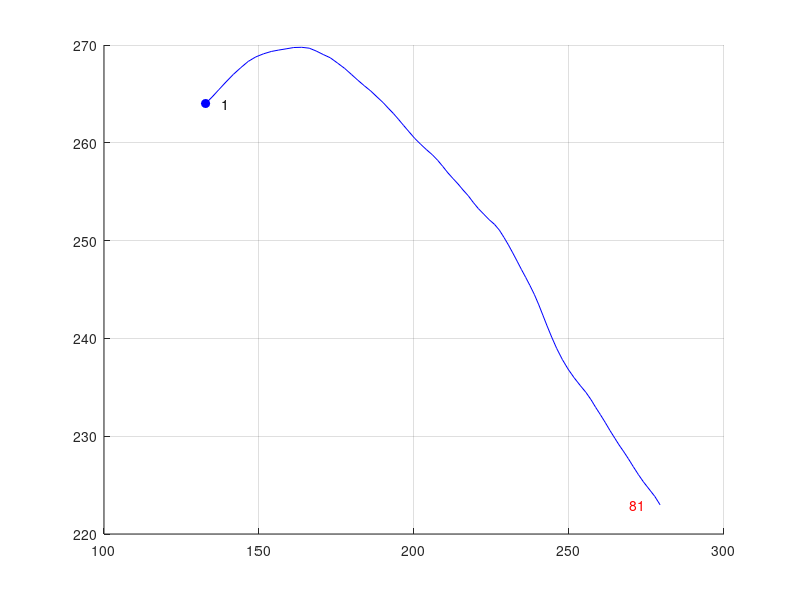

The MATLAB script that drew this image: (Note: this script raises an error after producing the figure.)
%% PMBM and PMB implementations with arbitrary clutter

close all
clear
clc
dbstop if error

rng (2022)

plot_enable = true;

%% Parameters of multi-object dynamic model

%scenario: targets are born from a Gaussian density with covariance covering the entire field-of-view and move randomly.

%survival probability
Ps = 0.99;

%Target kinematic state [x-position,y-position,x-velocity,y-velocity]
%Target extent state [orientation,semi-axis length 1,semi-axis length 2]

%Parameters of a nearly constant velocity motion model
%kinematic state dimension
dxr = 4;
%time interval
Ts = 1;
%transition matrix for kinematic state
Ar = [1 0 Ts 0;
    0 1 0 Ts;
    0 0 1 0;
    0 0 0 1];
%process noise
q = 0.01;
%process noise covariance matrix for kinematic state
Cwr = q*[Ts^3/3 0      Ts^2/2 0;
    0      Ts^3/3 0      Ts^2/2;
    Ts^2/2 0      Ts     0;
    0      Ts^2/2 0      Ts];
%measurement rate parameter used for prediction of gamma distribution
eta = 1.05;
%forgetting factor used for prediction of inverse-Wishart distribution
tau = 20;

%struct representation
motionmodel.Ps = Ps;
motionmodel.Ts = Ts;
motionmodel.dxr = dxr;
motionmodel.Ar = Ar;
motionmodel.Cwr = Cwr;
motionmodel.eta = eta;
motionmodel.tau = tau;

%Poisson birth model with Gaussian intensity
%Poisson intensity
birthmodel = struct('w',log(0.1),'xr',[],'Cr',diag([50 50 1 1])^2,'V',[],'v',100,'alpha',500,'beta',100);
%specify kinematic state (x-position,y-position,x-velocity,y_velocity)
birthmodel.xr = [150 150 0 0]';
%specify extent state (orientation,two axis lengths)
birthmodel.V = (100+6)*diag([4 4]);
%Poisson birth rate
b_lambda_0 = 5;
b_lambda = exp(birthmodel.w);

%% Parameters of multi-object measurement model

%detection probability
Pd = 0.9;
%Poisson clutter rate
c_lambda = 20;

%surveillance area
range_x = [0 300];
range_y = [0 300];

%PPP clutter with uniform density
c_pdf = 1/(range_x(2)-range_x(1))/(range_y(2)-range_y(1));
%Poisson clutter intensity
c_intensity = c_lambda*c_pdf;

%stationary clutter source
%number of sources
n_s_clutter = 4;
stationary_clutter = repmat(struct('p_d_clutter',0.98,'lambda_clutter',10,'x_clutter',[],'X_clutter',diag([2 2])),n_s_clutter,1);
stationary_clutter(1).x_clutter = [100;100];
stationary_clutter(2).x_clutter = [100;200];
stationary_clutter(3).x_clutter = [200;100];
stationary_clutter(4).x_clutter = [200;200];

%Parameters of a linear Gaussian measurement model
%measurement dimension
dz = 2;
%observation matrix
H = [1 0 0 0;0 1 0 0];
%covariance of the multiplicative noise
Ch = diag([1/4 1/4]);
%covariance of the measurement noise
Cv = diag([1/4 1/4]);

%struct representation
measmodel.dz = dz;
measmodel.H = H;
measmodel.Ch = Ch;
measmodel.Cv= Cv;
measmodel.Pd = Pd;
measmodel.c_intensity = c_intensity;

%% Generating ground truth

%total time steps
T = 81;

%create memory to store ground truth
%birth time, death time, target state
gt = struct('x_bt',[],'x_dt',[],'x_lambda',[],'xr',[],'X',[]);

%number of targets
nt = 0;
for i = 1:T-1
    %sample the number of newborn targets
    nb = poissrnd(b_lambda);
    %for the first time step, make sure that at least one target is born
    if i == 1
        nb = poissrnd(b_lambda_0);
        if nb == 0
            nb = 1;
        end
    end
    for j = 1:nb
        %number of targets increases by 1
        nt = nt + 1;
        %sample a Gaussian component in the Poisson birth intensity
        b_idx = find(rand < cumsum([0 exp([birthmodel.w])]/b_lambda),1) - 1;
        %sample an initial target state
        gt(nt).x_bt = i;
        gt(nt).x_dt = i;
        %assume fixed Poisson rate
        gt(nt).x_lambda = gamrnd(birthmodel(b_idx).alpha,1/birthmodel(b_idx).beta);
        gt(nt).xr = mvnrnd(birthmodel(b_idx).xr',birthmodel(b_idx).Cr)';
        gt(nt).X = iwishrnd(birthmodel(b_idx).V,birthmodel(b_idx).v-3);
    end
    %generate target trajectory for all the newborn targets
    for j = 1:nt
        %termintate the trajectory if the target dies or moves out of the surveillance area
        %also assumes that no target dies if there is only one
        if (rand < Ps || nt==1) && gt(j).xr(1,end) >= range_x(1) && gt(j).xr(1,end) <= range_x(2) && gt(j).xr(2,end) >= range_y(1) && gt(j).xr(2,end) <= range_y(2) && gt(j).x_dt == i
            gt(j).x_dt = i+1;
            gt(j).x_lambda = [gt(j).x_lambda gt(j).x_lambda(end)];
            %add motion noise when generating trajectory
            gt(j).xr = [gt(j).xr mvnrnd((Ar*gt(j).xr(:,end))',Cwr)'];
            gt(j).X = cat(3,gt(j).X,gt(j).X(:,:,end));
        end
    end
end

%cardinality of multi-target states
card = zeros(T,1);
for i = 1:T
    for j = 1:nt
        if gt(j).x_bt <= i && gt(j).x_dt >= i
            card(i) = card(i) + 1;
        end
    end
end

%% Plot ground truth

if plot_enable
    figure
    grid on
    hold on
    for i = 1:nt
        %plot trajectory
        plot(gt(i).xr(1,1),gt(i).xr(2,1),'b','Marker','o','MarkerFaceColor','b');
        text(gt(i).xr(1,1)+5,gt(i).xr(2,1),int2str(gt(i).x_bt))
        text(gt(i).xr(1,end)-10,gt(i).xr(2,end),int2str(gt(i).x_dt),'Color','red')
        gt_ks_plot = plot(gt(i).xr(1,:),gt(i).xr(2,:),'b');
        %plot extent for every 10 time steps
        for j = 1:10:(gt(i).x_dt - gt(i).x_bt + 1)
            gt_es_plot = plot_extent_iw(gt(i).xr(1:2,j),gt(i).X(:,:,j),'-','b',1);
        end
    end
    %plot stationary source
    for i = 1:n_s_clutter
        sc_plot = plot_extent_iw(stationary_clutter(i).x_clutter,stationary_clutter(i).X_clutter,'-','k',2);
    end
    xlim(range_x)
    ylim(range_y)
    xlabel('x position (m)')
    ylabel('y position (m)')
%     legend([gt_ks_plot, gt_es_plot, sc_plot], {'Target trajectory','Target extent','Stationary source'},'location','best');
end

%% Generate measurements

Z = cell(T,1);
%target-generated measurements
for i = 1:nt
    for t = gt(i).x_bt:gt(i).x_dt
        %generate measurements only if the target is detected
        %no misdetection at time 1
        if rand < Pd || t == 1
            nz = poissrnd(gt(i).x_lambda(t-gt(i).x_bt+1));
            Z{t} = [Z{t} mvnrnd(gt(i).xr(1:2,t-gt(i).x_bt+1)',Ch*gt(i).X(:,:,t-gt(i).x_bt+1)+Cv,nz)'];
        end
    end
end

%append Poisson clutter
for i = 1:T
    nz = poissrnd(c_lambda);
    zx = rand(nz,1)*(range_x(2)-range_x(1)) + range_x(1);
    zy = rand(nz,1)*(range_y(2)-range_y(1)) + range_y(1);
    Z{i} = [Z{i} [zx zy]'];
end

%append stationary clutter
for i = 1:T
    for j = 1:n_s_clutter
        if rand < stationary_clutter(j).p_d_clutter
            nz = poissrnd(stationary_clutter(j).lambda_clutter);
            zc = mvnrnd(stationary_clutter(j).x_clutter',stationary_clutter(j).X_clutter,nz)';
            Z{i} = [Z{i} zc];
        end
    end
end

%% Run filter

%paramter setting

%gate size in probability
% paras.gating.Pg = 0.999;
% paras.gating.size = chi2inv(paras.gating.Pg,dz);
paras.gating.size = 20;
%hyperparameters in DBSCAN
paras.dbscan.max_dist = 5;
paras.dbscan.min_dist = 0.2;
paras.dbscan.grid_dist = 0.1;

%pruning threshold for global hypotheses
paras.pruning.w = log(1e-2);
%pruning threshold for ppp intensity
paras.pruning.ppp = log(1e-3);
%merging threshold for ppp intensity
paras.merging.ppp = 2;
%cap of global hypotheses
paras.cap.w = 20;
%pruning threshold for Bernoulli
paras.pruning.r = 1e-3;
%whether to perform recycling
paras.recycle = false;
if paras.recycle
    paras.pruning.r = 1e-1;
end

%whether to perform MB approximation
paras.mb_approx = true;
%M-best assignments in Murty
paras.M = 20;

%estimator to extract multi-target state
paras.estimator = 1;
%estimator 1: extract state from global hypothesis with the highest weight and Bernoulli components with large enough probability of existence
%estimator 2: MAP cardinality estimator
%threshold to extract state estimate from Bernoulli
paras.estimate.r = 0.4;

%parameters of GOSPA metric
gospa.p = 2;
gospa.c = 20;
gospa.alpha = 2;

%initialisation parameters
%global hypothesis weight in logarithm
mbm.w = 0;
%global hypothesis look-up table
mbm.table = zeros(1,0);
%local hypothesis trees (collections of single target hypotheses)
mbm.track = cell(0,1);
%each Bernoulli is parameterised by 1) existence probability r, 2) mean and covariance of the kinematic state xr, Cr, 3) parameters of the extent state V, v, 4) parameters of gamma distribution alpha, beta.
%PPP for undetected targets, initialised using birth model
ppp = birthmodel;

%memory to store state estimate
est = cell(T,1);
card_est = zeros(T,1);
t_elapsed = zeros(T,1);
%recursive Bayesian estimation
fprintf('Time step: ')
for t = 1:T

    fprintf('%d ',t)
    tic

    %ellipsoidal gating for detected targets
    %use a boolean vector to store the gating result of each local hypothesis
    gating_matrix_d = cellfun(@(x) cell2mat(arrayfun(@(x) ellips_gating(x,Z{t},measmodel,paras.gating.size),x,'uniformoutput',false)),mbm.track,'uniformoutput',false);

    %ellipsoidal gating for undetected targets
    %use a boolean vector to store the gating result of each component
    gating_matrix_u = cell2mat(arrayfun(@(x) ellips_gating(x,Z{t},measmodel,paras.gating.size),ppp,'uniformoutput',false)');

    %ellipsoidal gating for stationary sources
    %use a boolean vector to store the gating result of each stationary source
    gating_matrix_s = cell2mat(arrayfun(@(x) ellips_gating_clutter(Z{t},x,paras.gating.size),stationary_clutter,'uniformoutput',false)');

    %remove unused measurements according to the gating result
    %gating result of all targets
    %number of tracks
    n_track = length(mbm.track);
    if n_track > 0
        gating = logical(sum(gating_matrix_u,2) + sum(gating_matrix_s,2) + sum(cell2mat(gating_matrix_d'),2));
    else
        gating = logical(sum(gating_matrix_u,2) + sum(gating_matrix_s,2));
    end

    %used measurements
    W = Z{t}(:,gating);
    %number of measurements after gating
    nm = size(W,2);

    %reconstruct gating matrix
    gating_matrix_d = cellfun(@(x) x(gating,:),gating_matrix_d,'uniformoutput',false);
    gating_matrix_u = gating_matrix_u(gating,:);
    gating_matrix_s = gating_matrix_s(gating,:);
    %use DBSCAN to obtain multiple partitions
    partitions = gen_partitions(W,paras.dbscan,n_track);
    %number of partitions
    np = length(partitions);

    %find all the unique clusters in all measurement partitions
    [clusters,IA,IC] = unique(cell2mat(partitions')','rows');
    clusters = clusters';
    n_clusters = length(IA);
    %reconstruct partitions to let it contain indices of clusters
    nc_p = cellfun(@(x) size(x,2),partitions);
    partitions_indices = cell(np,1);
    idx = 0;
    for i = 1:np
        partitions_indices{i} = IC(idx+1:idx+nc_p(i));
        idx = idx + nc_p(i);
    end

    %create clutter hypotheses for stationary sources
    stationary_hypo = repmat(struct('c',[],'lik',[]),n_s_clutter,1);
    for i = 1:n_s_clutter
        %no clutter hypothesis
        stationary_hypo(i).c = 0;
        stationary_hypo(i).lik = log(1-stationary_clutter(i).p_d_clutter+stationary_clutter(i).p_d_clutter*exp(-stationary_clutter(i).lambda_clutter));
        %create a clutter hypothesis for each clutter
        for c = 1:n_clusters
            %check if the cth clutter is in the gate
            if sum(gating_matrix_s(:,i)-clusters(:,c)<0) == 0
                stationary_hypo(i).c(end+1) = c;
                stationary_hypo(i).lik(end+1) = log(stationary_clutter(i).p_d_clutter)-stationary_clutter(i).lambda_clutter+clutter_lik(W(:,clusters(:,c)),stationary_clutter(i));
            end
        end
    end

    %create single target hypotheses for newly detected targets
    bern_new = repmat(struct('r',0,'xr',zeros(dxr,1),'Cr',ones(dxr,dxr),'V',zeros(2,2),'v',0,'alpha',1,'beta',1),1,n_clusters);
    lik_new = zeros(n_clusters,1);
    for c = 1:n_clusters
        %check if the cth cluster is in the gate of any ppp components
        ppp_idx = sum(gating_matrix_u-clusters(:,c)<0) == 0;
        if any(ppp_idx)
            [lik_new(c),bern_new(c)] = ppp_upd(ppp(ppp_idx),W(:,clusters(:,c)),measmodel);
        else
            %if not, they are all Poisson clutter
            lik_new(c) = sum(clusters(:,c))*log(measmodel.c_intensity);
        end
    end

    %create updated single target hypotheses for detected targets
    %number of single target hypotheses per track
    n_local_hypo = cellfun('length',mbm.track);
    tracks_upd = cell(n_track,1);
    for i = 1:n_track
        tracks_upd{i} = cell(n_local_hypo(i),1);
        for j = 1:n_local_hypo(i)
            %misdetection for the jth single target hypothesis under the ith local hypothesis tree
            [l_missed,bern_missed] = bern_miss(mbm.track{i}(j),measmodel);
            tracks_upd{i}{j}.c = 0;
            tracks_upd{i}{j}.lik = l_missed;
            tracks_upd{i}{j}.bern = bern_missed;
            %measurement update for the jth single target hypothesis under the ith local hypothesis tree
            for c = 1:n_clusters
                %check if the cth cluster is in the gate of the corresponding single target hypothesis
                if sum(gating_matrix_d{i}(:,j)-clusters(:,c)<0) == 0
                    [l_upd,bern_updated] = bern_upd(mbm.track{i}(j),W(:,clusters(:,c)),measmodel);
                    tracks_upd{i}{j}.c(end+1) = c;
                    tracks_upd{i}{j}.lik(end+1) = l_upd;
                    tracks_upd{i}{j}.bern(end+1) = bern_updated;
                end
            end
        end
    end

    tracks_new = cell(n_clusters,1);
    for c = 1:n_clusters
        tracks_new{c}.c = [0 c];
        tracks_new{c}.lik = [0 lik_new(c)];
        tracks_new{c}.bern = struct('r',0,'xr',zeros(dxr,1),'Cr',ones(dxr,dxr),'V',zeros(2,2),'v',0,'alpha',1,'beta',1);
        tracks_new{c}.bern = [tracks_new{c}.bern bern_new(c)];
    end

    %reset m to the number of new tracks
    m = length(tracks_new);

    %update local hypothesis trees
    mbm_upd.track = cell(n_track+m,1);
    for i = 1:n_track
        idx = 0;
        for j = 1:length(tracks_upd{i})
            mbm_upd.track{i} = [mbm_upd.track{i} tracks_upd{i}{j}.bern];
            %use an extra variable to record the index of each new single target hypothesis in local hypothesis tree i
            n_ij = length(tracks_upd{i}{j}.c);
            tracks_upd{i}{j}.idx = (1:n_ij) + idx;
            idx = idx + n_ij;
        end
    end
    for i = 1:m
        mbm_upd.track{n_track+i,1} = tracks_new{i}.bern;
    end

    %data association for each global association hypothesis
    mbm_upd.w = [];
    mbm_upd.table = zeros(0,n_track+m);
    A = length(mbm.w);
    for a = 1:A
        a_indices = mbm.table(a,:);
        costs_temp = 0;
        for j = 1:n_track
            if a_indices(j) > 0
                single_hypo = tracks_upd{j}{a_indices(j)};
                costs_temp = costs_temp + single_hypo.lik(1);
            end
        end
        %if there is no measurement partition, all the targets are misdetected
        if n_clusters==0
            table_upd = zeros(1,n_track+m);
            w_upd = 0;
            for j = 1:n_track
                if a_indices(j) > 0
                    table_upd(1,j) = tracks_upd{j}{a_indices(j)}.idx(1);
                    w_upd = w_upd + tracks_upd{j}{a_indices(j)}.lik(1);
                end
            end
            for j = n_track+1:n_track+m
                table_upd(1,j) = 1;
            end
            mbm_upd.w = [mbm_upd.w;w_upd + mbm.w(a)];
            mbm_upd.table = [mbm_upd.table;table_upd];
        end
        %go through each measurement partition
        for p = 1:np
            %find all the clusters under this partition
            p_idx = partitions_indices{p};
            %number of clusters under this partition
            p_n = length(p_idx);
            %construct cost matrix
            C = inf(p_n,n_track+m);
            for j = 1:n_track
                if a_indices(j) > 0
                    single_hypo = tracks_upd{j}{a_indices(j)};
                    %set cost for detected targets
                    [LIA,LOCB] = ismember(single_hypo.c,p_idx);
                    C(LOCB(LOCB>0),j) = -single_hypo.lik(LIA)' + single_hypo.lik(1);
                end
            end
            %set cost for undetected targets
            for j = n_track+1:n_track+m
                single_hypo = tracks_new{j-n_track};
                [LIA,LOCB] = ismember(single_hypo.c,p_idx);
                C(LOCB(LOCB>0),j) = -single_hypo.lik(LIA)';
            end

            %construct cost matrix for stationary sources
            costs_temp_ac =  costs_temp;
            C_s = inf(p_n,n_s_clutter);
            for j = 1:n_s_clutter
                [LIA,LOCB] = ismember(stationary_hypo(j).c,p_idx);
                if any(LOCB>0)
                    C_s(LOCB(LOCB>0),j) = -stationary_hypo(j).lik(LIA)' + stationary_hypo(j).lik(1);
                    costs_temp_ac = costs_temp_ac + stationary_hypo(j).lik(1);
                end
            end

            %combine cost matrices
            C = [C C_s];

            %find columns of C that contain finite entries
            idx = find(sum(isfinite(C),1) > 0);
            C = C(:,idx);
            %find M-best assignments using Murty's algorithm
            [assignments,~,costs] = kBest2DAssign(C,ceil(paras.M*exp(mbm.w(a))));
            assignments = assignments';
            costs = costs';
            %number of assignments
            n_a = size(assignments,1);
            %restore track indices
            for i = 1:n_a
                assignments(i,:) = idx(assignments(i,:));
            end

            table_upd = zeros(n_a,n_track+m);
            %update the glocal hypothesis look-up table and weight
            for i = 1:n_a
                %go through each association in a given assignment
                for j = 1:p_n
                    %check if detected targets or undetected targets, otherwise cluster is assigned to stationary sources
                    assoc = assignments(i,j);
                    if assoc <= n_track
                        %find the index of the corresponding cluster
                        table_upd(i,assoc) = tracks_upd{assoc}{a_indices(assoc)}.idx(tracks_upd{assoc}{a_indices(assoc)}.c == p_idx(j));
                    elseif assoc <= n_track+m
                        %find the index of the corresponding cluster
                        table_upd(i,assoc) = find(tracks_new{assoc-n_track}.c == p_idx(j),1);
                    end
                end
                %go through each unassociated track
                unassign = true(n_track+m,1);
                unassign(assignments(i,assignments(i,:)<=n_track+m)) = false;
                unassign = find(unassign);
                for j = 1:length(unassign)
                    if unassign(j) <= n_track
                        temp = a_indices(unassign(j));
                        if temp > 0
                            table_upd(i,unassign(j)) = tracks_upd{unassign(j)}{temp}.idx(1);
                        else
                            table_upd(i,unassign(j)) = 0;
                        end
                    else
                        table_upd(i,unassign(j)) = 1;
                    end
                end
            end

            %when computing the global hypothesis weight, assume that each measurement partition is equal likely, i.e., uniform distributed
            mbm_upd.w = [mbm_upd.w;-costs'+costs_temp_ac+mbm.w(a)];
            mbm_upd.table = [mbm_upd.table;table_upd];
        end
    end

    %normalise global hypothesis weight
    mbm_upd.w = normalizeLogWeights(mbm_upd.w);
    %prune updated global hypotheses with small weights
    [mbm_upd_w,order] = sort(exp(mbm_upd.w),'descend');
    pos = find(cumsum(mbm_upd_w)>=1-exp(paras.pruning.w),1);
    mbm_upd.w = mbm_upd.w(order(1:pos));
    mbm_upd.table = mbm_upd.table(order(1:pos),:);
    mbm_upd.w = normalizeLogWeights(mbm_upd.w);
    if ~paras.mb_approx
        %cap the number of global hypotheses
        if length(mbm_upd.w) > paras.cap.w
            [~,idx] = sort(mbm_upd.w,'descend');
            mbm_upd.w = mbm_upd.w(idx(1:paras.cap.w));
            mbm_upd.w = normalizeLogWeights(mbm_upd.w);
            mbm_upd.table = mbm_upd.table(idx(1:paras.cap.w),:);
        end
    end

    %remove single target hypotheses with small probability of existence
    for i = 1:length(mbm_upd.track)
        idx = find(([mbm_upd.track{i}.r] < exp(paras.pruning.ppp)) | ([mbm_upd.track{i}.alpha]./[mbm_upd.track{i}.beta] < 1) | ([mbm_upd.track{i}.v] < 7));
        for j = 1:length(idx)
            mbm_upd.table(mbm_upd.table(:,i) == idx(j),i) = 0;
        end
        %re-index
        idx_0 = mbm_upd.table(:,i) > 0;
        [idx,~,temp] = unique(mbm_upd.table(idx_0,i));
        mbm_upd.table(idx_0,i) = temp;
        mbm_upd.track{i} = mbm_upd.track{i}(idx);
    end
    %remove empty track
    idx = ~cellfun('isempty',mbm_upd.track);
    mbm_upd.track = mbm_upd.track(idx);
    mbm_upd.table = mbm_upd.table(:,idx);
    if isempty(mbm_upd.table)
        mbm_upd.table = zeros(1,0);
        mbm_upd.track = cell(0,1);
        mbm_upd.w = 0;
    end

    %merge rows of global hypothesis look-up table that are the same
    if length(mbm_upd.w) > 1
        [mbm_upd.table,~,IC] = unique(mbm_upd.table,'rows');
        n_a = size(mbm_upd.table,1);
        temp = zeros(n_a,1);
        for i = 1:n_a
            [~,temp(i)] = normalizeLogWeights(mbm_upd.w(IC==i));
        end
        mbm_upd.w = temp;
    end

    %misdetection update of ppp
    ppp = ppp_miss(ppp,measmodel);

    %number of global hypotheses and tracks
    n_mb = size(mbm_upd.table,1);

    %%%%%%%%%%%%%%%%%%%%%%%%%%%%%%%%%%%%%%%%%%%%%%%%%%%%%%%%%%%%%%%%%%%%%%%
    if paras.mb_approx && n_mb > 1
        %find tracks with only one single target hypothesis being included in any of the global hypotheses
        idx = sum(mbm_upd.table - 1,1) ~= 0;
        mbm_upd.track = [mbm_upd.track(idx);mbm_upd.track(~idx)];
        mbm_upd.table = [mbm_upd.table(:,idx) mbm_upd.table(:,~idx)];

        %track-oriented merging
        %number of tracks with conflicts
        n_track_t = length(idx);
        for i = 1:n_track_t
            %compute marginal probability that the single target hypothesis in track i is included in the global hypothesis
            c = unique(mbm_upd.table(:,i));
            c = c(c>0);
            lc = length(c);
            w_margin = zeros(lc,1);
            for j = 1:lc
                %find all the global hypotheses that contain this single target hypothesis and compute the log sum of the weights
                [~,log_sum_w] = normalizeLogWeights(mbm_upd.w(mbm_upd.table(:,i)==c(j)));
                %also take into account the probability of existence
                w_margin(j) = log_sum_w + log(mbm_upd.track{i}(c(j)).r);
            end
            %perform moment matching
            [w_margin_n,log_sum_w] = normalizeLogWeights(w_margin);
            mb_approx(i).r = exp(log_sum_w);
            [mb_approx(i).xr,mb_approx(i).Cr] = kinematic_merge(mbm_upd.track{i},w_margin_n);
            [mb_approx(i).V,mb_approx(i).v] = extent_merge(mbm_upd.track{i},w_margin_n);
            [mb_approx(i).alpha,mb_approx(i).beta] = gamma_merge(mbm_upd.track{i},w_margin_n);
        end

        %track-oriented merging
        for i = 1:n_track_t
            mbm_upd.track{i} = mb_approx(i);
        end

        mbm_upd.w = 0;
        mbm_upd.table = ones(1,n_track_t);

        %recycle tracks with small probability of existence
        idx_logical = (cellfun(@(x) x.r, mbm_upd.track) >= paras.pruning.r) & (cellfun(@(x) x.alpha, mbm_upd.track)./cellfun(@(x) x.beta, mbm_upd.track) > 1) & (cellfun(@(x) x.v, mbm_upd.track) > 7);
        if paras.recycle
            idx = find(~idx_logical);
            for j = 1:length(idx)
                ppp(end+1,1).w = log(mbm_upd.track{idx(j)}.r);
                ppp(end,1).xr = mbm_upd.track{idx(j)}.xr;
                ppp(end,1).Cr = mbm_upd.track{idx(j)}.Cr;
                ppp(end,1).V = mbm_upd.track{idx(j)}.V;
                ppp(end,1).v = mbm_upd.track{idx(j)}.v;
                ppp(end,1).alpha = mbm_upd.track{idx(j)}.alpha;
                ppp(end,1).beta = mbm_upd.track{idx(j)}.beta;
            end
        end
        %delete these single target hypotheses
        mbm_upd.track = mbm_upd.track(idx_logical);
        mbm_upd.table = mbm_upd.table(idx_logical);
        if isempty(mbm_upd.table)
            mbm_upd.table = zeros(1,0);
            mbm_upd.track = cell(0,1);
            mbm_upd.w = 0;
        end

        %%%%%%%%%%%%%%%%%%%%%%%%%%%%%%%%%%%%%%%%%%%%%%%%%%%%%%%%%%%%%%%%%%%%%%%
    else
        %recycle single target hypotheses with small probability of existence
        for i = 1:length(mbm_upd.track)
            idx = find(([mbm_upd.track{i}.r] < paras.pruning.r) | ([mbm_upd.track{i}.alpha]./[mbm_upd.track{i}.beta] < 1) | ([mbm_upd.track{i}.v] < 7));
            %for each single target hypothesis to be recycled, find global
            %hypotheses that include it
            for j = 1:length(idx)
                temp = mbm_upd.table(:,i)==idx(j);
                mbm_upd.table(temp,i) = 0;
                if paras.recycle
                    [~,log_sum_w] = normalizeLogWeights(mbm_upd.w(temp));
                    ppp(end+1,1).w = log_sum_w+log(mbm_upd.track{i}(idx(j)).r);
                    ppp(end,1).xr = mbm_upd.track{i}(idx(j)).xr;
                    ppp(end,1).Cr = mbm_upd.track{i}(idx(j)).Cr;
                    ppp(end,1).V = mbm_upd.track{i}(idx(j)).V;
                    ppp(end,1).v = mbm_upd.track{i}(idx(j)).v;
                    ppp(end,1).alpha = mbm_upd.track{i}(idx(j)).alpha;
                    ppp(end,1).beta = mbm_upd.track{i}(idx(j)).beta;
                end
            end
            %delete these single target hypotheses
            %re-index
            idx_0 = mbm_upd.table(:,i) > 0;
            [idx,~,temp] = unique(mbm_upd.table(idx_0,i));
            mbm_upd.table(idx_0,i) = temp;
            mbm_upd.track{i} = mbm_upd.track{i}(idx);
        end
        %remove empty track
        idx = ~cellfun('isempty',mbm_upd.track);
        mbm_upd.track = mbm_upd.track(idx);
        mbm_upd.table = mbm_upd.table(:,idx);
        if isempty(mbm_upd.table)
            mbm_upd.table = zeros(1,0);
            mbm_upd.track = cell(0,1);
            mbm_upd.w = 0;
        end

        %merge rows of global hypothesis look-up table that are same
        if length(mbm_upd.w) > 1
            [mbm_upd.table,~,IC] = unique(mbm_upd.table,'rows');
            n_a = size(mbm_upd.table,1);
            temp = zeros(n_a,1);
            for i = 1:n_a
                [~,temp(i)] = normalizeLogWeights(mbm_upd.w(IC==i));
            end
            mbm_upd.w = temp;
        end
    end

    %remove ppp components with small weights
    idx = ([ppp.w] > paras.pruning.ppp) & ([ppp.alpha]./[ppp.beta] > 1) & ([ppp.v] > 7);
    ppp = ppp(idx);
    if ~paras.mb_approx
        %merge similar ppp components
        ppp = mixtureReduction(ppp,paras.merging.ppp);
    end

    %multi-target state estimation
    if paras.estimator == 1
        %find the global hypothesis with the highest weight
        [~,I] = max(mbm_upd.w);
        est{t}.xr = zeros(dxr,0);
        est{t}.X = zeros(2,2,0);
        if ~isempty(mbm_upd.table)
            hypo_best = mbm_upd.table(I,:);
            for i = 1:length(hypo_best)
                if mbm_upd.table(I,i) > 0
                    %extract state estimate from Bernoulli component with large
                    %enough probability of existence
                    if mbm_upd.track{i}(mbm_upd.table(I,i)).r > paras.estimate.r
                        card_est(t) = card_est(t) + 1;
                        est{t}.xr = [est{t}.xr mbm_upd.track{i}(mbm_upd.table(I,i)).xr];
                        est{t}.X = cat(3,est{t}.X,mbm_upd.track{i}(mbm_upd.table(I,i)).V/(mbm_upd.track{i}(mbm_upd.table(I,i)).v-6));
                    end
                end
            end
        end
        est{t}.card = size(est{t}.xr,2);
    elseif paras.estimator == 2
        %compute the cardinality distribution
        [n_a,n_track] = size(mbm_upd.table);
        card_dist = zeros(1,n_track+1);
        pcard = zeros(n_a,n_track+1);
        for i = 1:n_a
            r = [];
            for j = 1:n_track
                if mbm_upd.table(i,j) > 0
                    r = [r mbm_upd.track{j}(mbm_upd.table(i,j)).r];
                end
            end
            if ~isempty(r)
                %avoid numerical underflow
                r(r>1-1e-6) = 1-1e-6;
                pcard(i,1:length(r)+1) = prod(1-r)*poly(-r./(1-r));
            end
            card_dist = card_dist + pcard(i,:)*exp(mbm_upd.w(i));
        end
        %obtain the maximum cardinality
        [~,card_max] = max(card_dist);
        %find the global hypothesis with the highest weight and the same
        %MAP cardinality estimate
        [~,a_best] = max(pcard(:,card_max));
        r = zeros(n_track,1);
        xr = zeros(dxr,n_track);
        X = zeros(2,2,n_track);
        for i = 1:n_track
            if mbm_upd.table(a_best,i) > 0
                r(i) = mbm_upd.track{i}(mbm_upd.table(a_best,i)).r;
                xr(:,i) = mbm_upd.track{i}(mbm_upd.table(a_best,i)).xr;
                X(:,:,i) = mbm_upd.track{i}(mbm_upd.table(a_best,i)).V/(mbm_upd.track{i}(mbm_upd.table(a_best,i)).v-6);
            end
        end
        [~,I] = sort(r,'descend');
        card_est(t) = card_max-1;
        est{t}.xr = xr(:,I(1:card_max-1));
        est{t}.X = X(:,:,I(1:card_max-1));
        est{t}.card = sum(card_dist.*(0:length(card_dist)-1));
    end

    %prediction step
    %prediction for detected targets
    mbm.w = mbm_upd.w;
    mbm.table = mbm_upd.table;
    mbm.track = cellfun(@(x) arrayfun(@(x) bern_pred(x,motionmodel),x),mbm_upd.track,'uniformoutput',false);

    %prediction for undetected targets
    ppp = ppp_pred(ppp,motionmodel,birthmodel);

    t_elapsed(t) = toc;
end
fprintf('\n')

card_est = cellfun(@(x) x.card,est);
card_err = card_est - card;
%evaluate multi-target filtering performance using GOSPAs
d_gospa = zeros(T,1);
decomposed_cost = repmat(struct('localisation',[],'missed',[],'false',[]),T,1);
for t = 1:T
    x_mat.x = zeros(2,0);
    x_mat.X = zeros(2,2,0);
    for i = 1:length(gt)
        if gt(i).x_bt <= t && gt(i).x_dt >= t
            x_mat.x = [x_mat.x gt(i).xr(1:2,t-gt(i).x_bt+1)];
            x_mat.X = cat(3,x_mat.X,gt(i).X(:,:,t-gt(i).x_bt+1));
        end
    end
    y_mat.x = est{t}.xr;
    y_mat.X = est{t}.X;
    [d_gospa(t),~,decomposed_cost(t)] = GOSPA_extended(x_mat,y_mat,gospa.p,gospa.c,gospa.alpha);
end

if plot_enable

    figure
    plot(1:T,card,'linewidth',2)
    grid on
    hold on
    plot(1:T,card_est,'linewidth',2)
    xlabel('Time step')
    ylabel('Number of targets')
    legend('True cardinality','Estimated cardinality')

    figure
    subplot(2,2,1)
    plot(1:T,sqrt(d_gospa),'linewidth',2)
    grid on
    xlabel('Time step')
    ylabel('RMS GOSPA error')
    subplot(2,2,2)
    plot(1:T,sqrt([decomposed_cost.localisation]),'linewidth',2)
    grid on
    xlabel('Time step')
    ylabel('RMS State estimation error')
    subplot(2,2,3)
    plot(1:T,sqrt([decomposed_cost.missed]),'linewidth',2)
    grid on
    xlabel('Time step')
    ylabel('RMS Missed target error')
    subplot(2,2,4)
    plot(1:T,sqrt([decomposed_cost.false]),'linewidth',2)
    grid on
    xlabel('Time step')
    ylabel('RMS False target error')

end

fprintf('Mean RMS GOSPA: %.2f\n',sqrt(mean(d_gospa)))
fprintf('Total runtime: %.2f\n',sum(t_elapsed))

